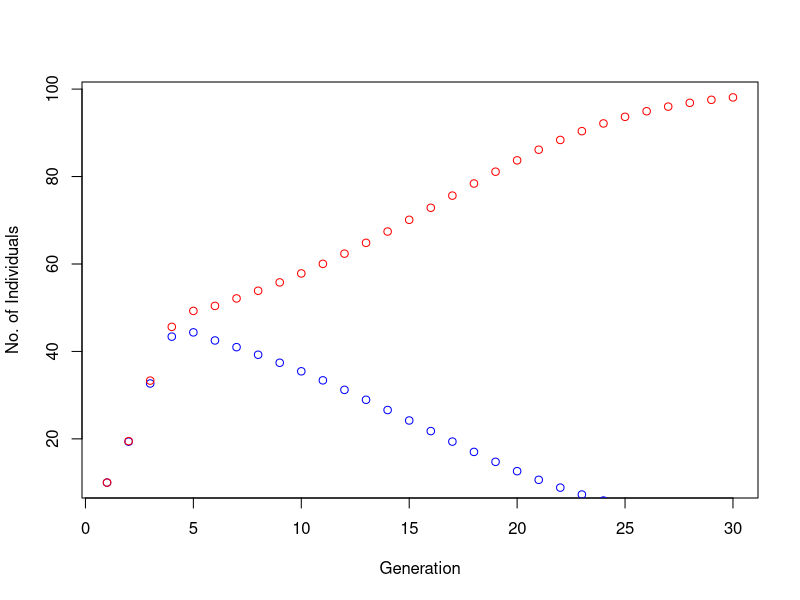
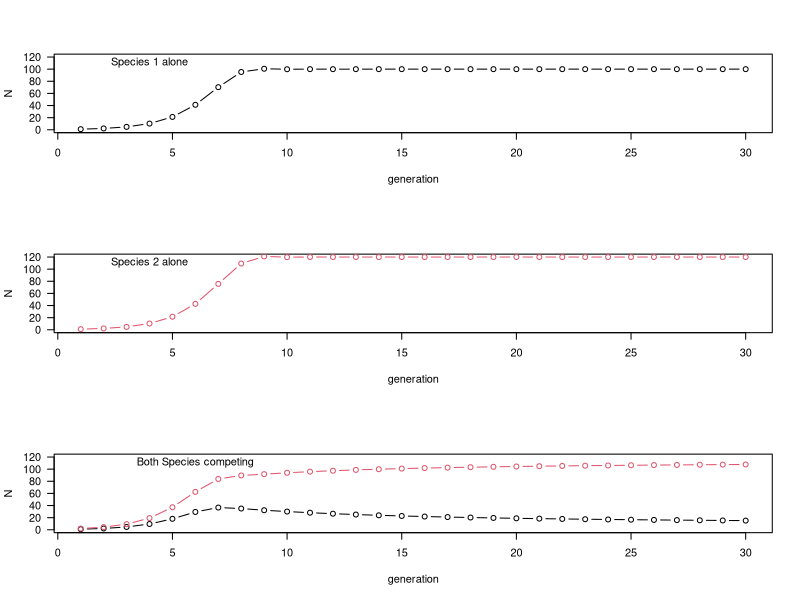

The R script that drew these images, in order:
## ---- chunk 1
knitr::opts_chunk$set(echo = TRUE)
## ---- chunk 2
# Week 7 pres.
rm(list = ls()) 

LV <- function(sp1,sp2,generation,growth.rate.1, growth.rate.2,K1,K2,N12.coefficient,N21.coefficient){
  N1 <- sp1
  N2 <- sp2
  for (i in 2:generation) {
    N1[i] <- N1[i-1] + (growth.rate.1 * N1[i-1] * ((K1 - N1[i-1] - (N12.coefficient * N2[i-1]))/K1))
    N2[i] <- N2[i-1] + (growth.rate.2 * N2[i-1] * ((K2 - N2[i-1] - (N21.coefficient * N1[i-1]))/K2))
  }
  Dynamics <- data.frame(cbind(Generation = 1:generation, N1, N2))
  return(Dynamics)
}

q <- LV(sp1 = 10, sp2 = ,10, generation = 30,
                growth.rate.1 = 1.2, growth.rate.2 = 1.2,
                K1 = 100, K2 = 100,
                N12.coefficient = 1.2, N21.coefficient = 1.1)

plot(x = q$Generation, y = q$N2, type = "n", xlab = "Generation", ylab = "No. of Individuals")
points(q$N1, col = "blue")
points(q$N2, col = "red")
## ---- chunk 3
# debugging prof.s code
# WRONG CODE
# ADVICES: START FROM SCRATCH, 
# JUST GET INSPIRATION FROM MY CODE, WORK STEP BY STEP
grow<-function(start_1, start_2){
  num_gen <-30 # <= into <-
  N1 <- rep(0,10) 
  N2 <- rep(0,10)
  generation<-1:num_gen# rep(1, num_gen) into 1:num_gen
  growth.rate<-1.2
  K1<-100
  K2<-120
  a12<-0.8
  a21<-0.8
  N1[1]<-start_1 # 0 into 5
  N2[1]<-start_2 # start_2 into start_1
  for (i in 2:num_gen)  { # 2:3 into 2:num_gen
    N1[i] = N1[i-1] + (1.2* N1[i-1] * ((K1-N1[i-1]-(a12*N2[i-1]))/K1)) # growth rate of N1 is 3.2 =>1.2
    N2[i] = N2[i-1] + (growth.rate * N2[i-1] * ((K2-N2[i-1]-(a21*N1[i-1]))/K2))
    generation[1]=1
  } # ) into }, ends the for loop
      print (N1)
if (N1[1]>0){  # if N1[1] > 0
  plot(N1~generation,typ="b",ylim=c(0,max(c(K1,K2))),ylab="N") # min => max
}  else {
  plot(N1~generation,typ="n",ylim=c(0,max(c(K1,K2))),ylab="N") # min => max
}
print(N2)
if (N2[1]>0){
  lines(N2~generation,typ="b",col=2)}
} 
  par(mfrow=c(3,1),las=1) # removing mar; mfrow = c(3,1)
  
  grow(1,0)
  text(4,110,"Species 1 alone")
  
  grow(0,1)
  text(4,110,"Species 2 alone")
  
  grow(1,2)
  text(6,110,"Both Species competing")

